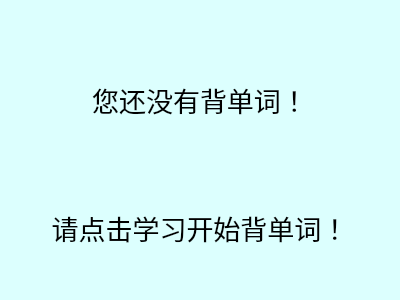
<?xml version="1.0" encoding="UTF-8"?>
<ui version="4.0">
 <class>Form</class>
 <widget class="QWidget" name="Form">
  <property name="geometry">
   <rect>
    <x>0</x>
    <y>0</y>
    <width>400</width>
    <height>300</height>
   </rect>
  </property>
  <property name="windowTitle">
   <string>Form</string>
  </property>
  <property name="styleSheet">
   <string notr="true">background-color:rgb(220, 255, 254)</string>
  </property>
  <layout class="QVBoxLayout" name="verticalLayout">
   <item>
    <layout class="QHBoxLayout" name="horizontalLayout">
     <item>
      <spacer name="horizontalSpacer">
       <property name="orientation">
        <enum>Qt::Horizontal</enum>
       </property>
       <property name="sizeHint" stdset="0">
        <size>
         <width>40</width>
         <height>20</height>
        </size>
       </property>
      </spacer>
     </item>
     <item>
      <widget class="QPushButton" name="pushButton">
       <property name="sizePolicy">
        <sizepolicy hsizetype="Fixed" vsizetype="Fixed">
         <horstretch>0</horstretch>
         <verstretch>0</verstretch>
        </sizepolicy>
       </property>
       <property name="minimumSize">
        <size>
         <width>10</width>
         <height>10</height>
        </size>
       </property>
       <property name="text">
        <string/>
       </property>
       <property name="flat">
        <bool>true</bool>
       </property>
      </widget>
     </item>
    </layout>
   </item>
   <item>
    <widget class="QLabel" name="label">
     <property name="sizePolicy">
      <sizepolicy hsizetype="Minimum" vsizetype="Minimum">
       <horstretch>0</horstretch>
       <verstretch>0</verstretch>
      </sizepolicy>
     </property>
     <property name="font">
      <font>
       <family>方正舒体</family>
       <pointsize>20</pointsize>
      </font>
     </property>
     <property name="text">
      <string>&lt;html&gt;&lt;head/&gt;&lt;body&gt;&lt;p align=&quot;center&quot;&gt;您还没有背单词！&lt;/p&gt;&lt;/body&gt;&lt;/html&gt;</string>
     </property>
    </widget>
   </item>
   <item>
    <widget class="QLabel" name="label_2">
     <property name="font">
      <font>
       <family>方正舒体</family>
       <pointsize>20</pointsize>
      </font>
     </property>
     <property name="text">
      <string>&lt;html&gt;&lt;head/&gt;&lt;body&gt;&lt;p align=&quot;center&quot;&gt;请点击学习开始背单词！&lt;/p&gt;&lt;/body&gt;&lt;/html&gt;</string>
     </property>
    </widget>
   </item>
  </layout>
 </widget>
 <resources/>
 <connections/>
</ui>
